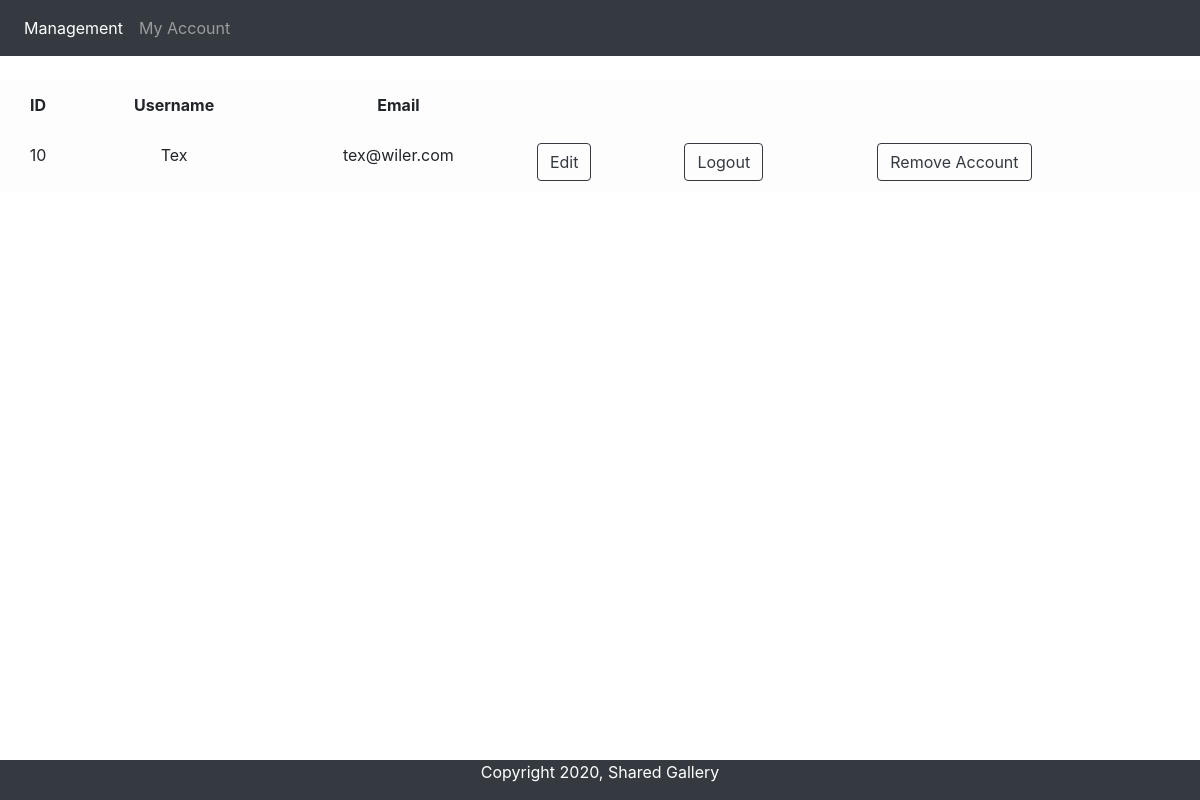
The page /user/users/my_account.php?id=10 (signed in) on the database its author committed.
### tables this page shows
CREATE TABLE IF NOT EXISTS `users` (
  `id` int(11) NOT NULL AUTO_INCREMENT,
  `username` varchar(50) NOT NULL,
  `email` varchar(100) NOT NULL,
  `hashed_password` varchar(255) NOT NULL,
  PRIMARY KEY (`id`)
);

### private/classes/DatabaseObject.php (called while the page is built, shortened)
<?php
class DatabaseObject
{
    static protected $database;
    static protected $table_name = "";
    static public function set_database($database)
    {
        self::$database = $database;
    }
    static public function find_by_sql($sql)
    {
        $result = self::$database->query($sql);
        $object_array = [];
        while ($record = $result->fetch_assoc())
        {
            $object_array[] = static::instantiate($record);
        }
        return $object_array;
    }
    static public function find_by_id($id)
    {
        $sql = "SELECT * FROM " . static::$table_name . " ";
        $sql .= "WHERE id='" . self::$database->escape_string($id) ."'";
        $obj_array = static::find_by_sql($sql);
        if (!empty($obj_array))
        {
            return array_shift($obj_array);
        }
        else
        {
            return false;
        }
    }
    static protected function instantiate($record)
    {
        $object = new static();
        foreach ($record as $property => $value)
        {
            if (property_exists($object, $property))
            {
                $object->$property = $value;
            }
        }
        return $object;
    }
}

### private/functions.php (called while the page is built, shortened)
<?php
function url_for($script_path)
{
    return WWW_ROOT . $script_path;
}
function u($string="")
{
    return urlencode($string);
}
function h($string="")
{
    return htmlspecialchars($string);
}

### public/user/users/my_account.php (the view, shortened to what this page needs)
<?php
$id = $_GET['id'];
$user = User::find_by_id($id);
?>
<?php include(SHARED_PATH . '/user_header.php'); ?>
<table class="table table-light table-responsive-md table-hover mt-4">
    <thead>
    <tr>
        <th class="text-center">ID</th>
        <th class="text-center">Username</th>
        <th class="text-center">Email</th>
        <th>&nbsp;</th>
        <th>&nbsp;</th>
        <th>&nbsp;</th>
    </tr>
    </thead>
        <tr>
            <td class="text-center"><?php echo h($user->id)?></td>
            <td class="text-center"><?php echo h($user->username)?></td>
            <td class="text-center"><?php echo h($user->email)?></td>
            <td><a class="btn btn-outline-dark" role="button" href="<?php echo
                url_for('/user/users/edit.php?id=' . h(u($user->id))); ?>">Edit</a>
            </td>
            <td><a class="btn btn-outline-dark" role="button" href="<?php echo
                url_for('/logout.php'); ?>">Logout</a>
            </td>
            <td><a class="btn btn-outline-dark" role="button" href="<?php echo
                url_for('/user/users/delete.php?id=' . h(u($user->id))); ?>">Remove Account</a>
            </td>
        </tr>
</table>
<?php include(SHARED_PATH . '/user_footer.php'); ?>

### rows shown on the page
users: id "10", username "Tex", email "tex@wiler.com"
